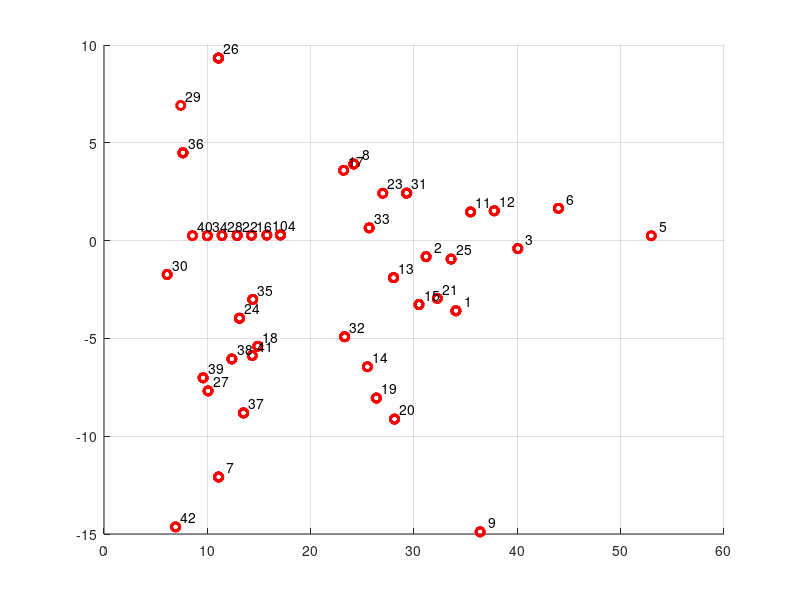

The MATLAB source for this figure:
clear;
clc;

Reach = csvread('reach0.8.csv');
x = Reach(: , 1);
y = Reach(: , 2);
%% Delaunay triangulate

TRI = delaunay(x,y);  % get the triangulate results
dim = size(TRI, 1); % Triangular number

peri = zeros(dim, 1);


% plot the triangulate
figure; 
grid on;
hold on;

for i = 1 : dim
    t1 = TRI(i, :);
    for jy = 1 : length(t1)-1
        xt = [x(t1(jy)) x(t1(jy+1))];
        yt = [y(t1(jy)) y(t1(jy+1))];
        %plot(xt, yt, 'k-', 'LineWidth', 1);
        plot(x(t1(jy)), y(t1(jy)), 'ro', 'LineWidth', 2);
    end
    plot(x(t1(length(t1))), y(t1(length(t1))), 'ro', 'LineWidth', 2);
    xt = [x(t1(end)) x(t1(1))];
    yt = [y(t1(end)) y(t1(1))];
    %plot(xt, yt, 'k-', 'LineWidth', 1);
    
    
end
idx = 1 : length(x);
str_idx=num2str(idx(:));
text(x+0.5, y+0.5, str_idx);

%% Evaluate the uniformity coefficient

% Calculate the total variance
total_var = 0;
for i = 1 : dim  %calulate the variance of every triangular
    
    var1 = abs(x(TRI(i, 1)) - x(TRI(i, 2)));
    var2 = abs(x(TRI(i, 1)) - x(TRI(i, 3)));
    var3 = abs(x(TRI(i, 2)) - x(TRI(i, 3)));
    total_var = total_var + var([var1 var2 var3]);
end

% Do deviison 5*2
y_cent = mean(y);
x_cent = mean(x);
y_max = max(y);
y_min = min(y);
x_max = max(x);
x_min = min(x);

cluster = {} ;
clu_id = 1;
x_div = 5; 
y_div = 2;
x_step = (x_max - x_min) / x_div;
y_step = (y_max - y_min) / y_div;
%clu_x_dev = [];
%clu_y_dev = [];
for ix = 0 : x_div - 1
    for jy = 0 : y_div - 1
        %clu_x_dev = [clu_x_dev, x_min + (ix + 1) * x_step];
        %clu_y_dev = [clu_y_dev, y_min + (jy + 1) * y_step];
        now_clu = [];
        for iid = 1 : length(x)
            if(x(iid) >= x_min + ix * x_step && x(iid) < x_min + (ix + 1) * x_step + 0.00001)
                if(y(iid) >= y_min + jy * y_step && y(iid) < y_min + (jy + 1) * y_step + 0.00001)
                    now_clu = [now_clu, iid];
                    cluster{clu_id} = now_clu;
                end
            end
        end       
        clu_id = clu_id + 1;
    end
end
celldisp(cluster);
%save('cluster.txt', 'cluster');



